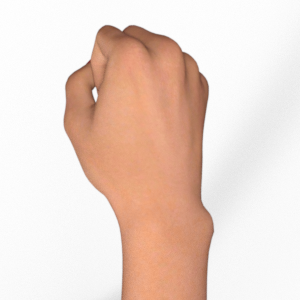
#> input picture src/yolo/rps/tests/fixtures/rock_0.png, 300 x 300 px, found by its file name
$ jupyter execute --allow-errors 04_three_way_comparison_rps.ipynb
#> lines starting #> are read from the running program, lines starting #| are printed output that depends on the picture
### src/opencv/rps_classic/rps_classic/pipeline.py
"""전체 파이프라인 조립 — BGR 프레임 하나를 받아 손모양 하나를 낸다.

    프레임 → 피부 마스크(skin) → 최대 컨투어(fingers) → 골 개수 →
    손가락 개수 → 손모양(gesture)

중간 산출물(HandShape, 마스크, 컨투어)을 함께 반환하는 이유: 이 프로젝트의
산출물은 "맞췄다/틀렸다" 숫자가 아니라 **어디서 무너졌는지**다. 최종 Gesture
만 돌려주면 마스크 실패와 기하 실패를 구분할 수 없다.
"""

from __future__ import annotations

from dataclasses import dataclass

import numpy as np

from .fingers import analyze_contour, largest_contour
from .gesture import classify
from .skin import skin_mask
from .types import Gesture, HandShape


@dataclass(frozen=True)
class Detection:
    """프레임 1장의 판정 결과 + 진단 정보.

    shape 가 None 이면 "피부색 덩어리를 찾지 못했다"(마스크 단계 실패),
    shape 가 있는데 gesture 가 UNKNOWN 이면 "손은 찾았는데 손가락 수가
    애매했다"(기하 단계 실패)로 원인이 갈린다.
    """

    gesture: Gesture
    shape: HandShape | None
    mask: np.ndarray
    contour: np.ndarray | None


def detect(frame_bgr: np.ndarray) -> Detection:
    """프레임 1장 → Detection."""
    mask = skin_mask(frame_bgr)
    contour = largest_contour(mask)
    if contour is None:
        return Detection(gesture=Gesture.UNKNOWN, shape=None, mask=mask, contour=None)

    shape = analyze_contour(contour)
    return Detection(
        gesture=classify(shape.fingers),
        shape=shape,
        mask=mask,
        contour=contour,
    )

### src/mediapipe/hand_lite/hand_lite/landmarker.py
"""MediaPipe HandLandmarker 래퍼 — VIDEO 모드 기반 경량 손 추적 엔진.

이 모듈은 프레임을 '받아서' 랜드마크를 돌려주기만 한다. 카메라는 열지 않는다
(카메라 소유는 app.py). 반환은 항상 hand_lite.types 의 계약 타입이며,
MediaPipe 원시 객체는 이 모듈 밖으로 나가지 않는다.

IMAGE 모드가 아니라 VIDEO 모드를 쓰는 이유:
    IMAGE 모드는 매 프레임을 독립 이미지로 취급해 팜 디텍터(손 위치를 찾는
    무거운 쪽 모델)를 매 프레임 다시 돌린다. VIDEO 모드는 직전 프레임의
    랜드마크로 다음 프레임의 손 위치를 예측하고, 추적이 유지되는 동안
    팜 디텍터 호출을 건너뛴다. '경량'이 이 프로젝트의 존재 이유이므로
    이 차이가 핵심이다.
    대신 VIDEO 모드에는 timestamp_ms 가 **단조 증가**해야 한다는 제약이 붙는다.

사용 예:
    with HandLite(num_hands=2) as engine:
        hands = engine.detect(frame_bgr, timestamp_ms=frame_index * 33)
"""

from __future__ import annotations

from pathlib import Path

import cv2
import mediapipe as mp
import numpy as np
from mediapipe.tasks.python import vision
from mediapipe.tasks.python.core.base_options import BaseOptions

from hand_lite.types import HandResult, Landmark

# models/ 는 패키지(hand_lite/)의 형제 디렉토리다. __file__ 기준으로 절대경로화해
# 어느 작업 디렉토리에서 실행하든 같은 모델을 가리키게 한다.
DEFAULT_MODEL_PATH = Path(__file__).resolve().parent.parent / "models" / "hand_landmarker.task"

_MODEL_DOWNLOAD_HINT = (
    "다음 명령으로 1회 다운로드하세요:\n"
    '    curl -L -o models/hand_landmarker.task \\\n'
    '      "https://storage.googleapis.com/mediapipe-models/hand_landmarker/'
    'hand_landmarker/float16/1/hand_landmarker.task"'
)


class HandLite:
    """손 랜드마크 추출 엔진. 프레임 1장 → HandResult 리스트.

    VIDEO 모드로 동작하므로 detect() 에 넘기는 timestamp_ms 는 호출할 때마다
    이전 값보다 커야 한다(같아도 안 된다). 프레임 인덱스 기반 타임스탬프
    (frame_index * (1000 // fps))가 가장 안전하다 — 벽시계(time.time())는
    빠른 루프에서 같은 밀리초가 두 번 나올 수 있다.
    """

    def __init__(self, model_path: str | None = None, num_hands: int = 2) -> None:
        self.model_path = Path(model_path) if model_path else DEFAULT_MODEL_PATH
        if not self.model_path.is_file():
            # 조용한 폴백 금지 — 모델이 없으면 여기서 즉시 끝낸다.
            # (MediaPipe 도 FileNotFoundError 를 내지만 '어떻게 고치는지'는 알려주지 않는다.)
            raise FileNotFoundError(
                f"모델 파일이 없습니다: {self.model_path}\n{_MODEL_DOWNLOAD_HINT}"
            )

        self.num_hands = num_hands
        options = vision.HandLandmarkerOptions(
            base_options=BaseOptions(model_asset_path=str(self.model_path)),
            running_mode=vision.RunningMode.VIDEO,  # 핵심: 프레임 간 트래킹 재사용
            num_hands=num_hands,
        )
        self._landmarker = vision.HandLandmarker.create_from_options(options)
        self._last_timestamp_ms: int | None = None

    # [69 lines left out: functions detect, _to_hand_results, close, not called in this run]

    def __enter__(self) -> HandLite:
        return self

    def __exit__(self, exc_type, exc_value, traceback) -> None:
        self.close()

### lecture/04_three_way_comparison_rps.ipynb
# 4강. 3자 종합 비교 — 가위바위보로 보는 OpenCV vs YOLO vs MediaPipe

(원래 워크샵 Part 1 자료로 만들어졌으며, 1~3강에서 배운 세 기술을 같은 과제로 직접 비교합니다.)

같은 문제(가위바위보 손모양 판정)를 세 가지 완전히 다른 방식으로 풀어보고,
**검출 → 전처리 → 인식/분류 → 후처리** 파이프라인 사고로 왜 결과가 갈리는지 확인합니다.

이 노트북은 새 알고리즘을 만들지 않습니다. 이 워크샵의 세 프로젝트
(`opencv2_rps_classic`, `yolo1_rps`, `mediapipe1_hand_lite`)가 이미 검증해 둔
코드를 그대로 불러와 **같은 6장의 실사진**에 돌려보고 나란히 비교합니다.
웹캠은 열지 않습니다 — 전부 정지 이미지입니다.

## 학습 목표
1. 비전 문제를 검출→전처리→인식/분류→후처리 4단계로 쪼개 볼 수 있다
2. 같은 문제에서 세 기술의 정확도·모델 크기·실패 양상이 어떻게 다른지 실측으로 안다
3. "왜 이 기술이 여기서 실패하는가"를 설명할 수 있다(추측이 아니라 근거로)

[cell 1]
import sys
from pathlib import Path


def find_workshop_root(start: Path) -> Path:
    for candidate in (start, *start.parents):
        if (candidate / "src" / "yolo" / "rps").is_dir():
            return candidate
    raise FileNotFoundError("워크샵 루트를 찾지 못했습니다")


WORKSHOP = find_workshop_root(Path.cwd())
FIXTURES = WORKSHOP / "src" / "yolo" / "rps" / "tests" / "fixtures"

# 이 픽스처는 원래 yolo1_rps 프로젝트의 테스트용 실사진이다.
# mediapipe1_hand_lite도 같은 픽스처로 회귀 테스트를 돈다 — 세 기술을
# "같은 시험지"로 비교하기 위해 이 노트북도 그대로 재사용한다.
CASES = [
    ("rock_0.png", "ROCK"), ("rock_1.png", "ROCK"),
    ("paper_0.png", "PAPER"), ("paper_1.png", "PAPER"),
    ("scissors_0.png", "SCISSORS"), ("scissors_1.png", "SCISSORS"),
]

for filename, expected in CASES:
    assert (FIXTURES / filename).exists(), f"픽스처 없음: {filename}"

print(f"픽스처 경로: {FIXTURES}")
print(f"이미지 {len(CASES)}장 확인 완료 (rock 2 / paper 2 / scissors 2)")

[cell 2]
import cv2
import matplotlib.pyplot as plt
from matplotlib import font_manager

# 그래프 안의 한글이 깨지지 않도록(□□□) OS별로 있는 한글 폰트를 하나 고른다.
_installed = {f.name for f in font_manager.fontManager.ttflist}
for _font in ("AppleGothic", "Malgun Gothic", "NanumGothic"):
    if _font in _installed:
        plt.rcParams["font.family"] = _font
        break
plt.rcParams["axes.unicode_minus"] = False

fig, axes = plt.subplots(1, 6, figsize=(18, 3))
for ax, (filename, expected) in zip(axes, CASES):
    frame = cv2.imread(str(FIXTURES / filename))
#> frame is the input picture: shape (300, 300, 3); mean B, G, R 205.4, 215.7, 236.2
    ax.imshow(cv2.cvtColor(frame, cv2.COLOR_BGR2RGB))
    ax.set_title(f"{filename}\n정답: {expected}")
    ax.axis("off")
plt.suptitle("세 기술이 공통으로 판정할 6장의 실사진 픽스처")
plt.tight_layout()
plt.show()
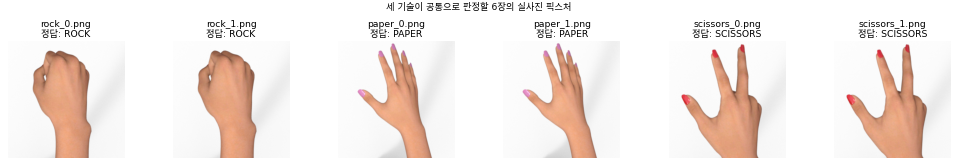
#> figure drawn by matplotlib, 6 panels

## 1. OpenCV 전통기법 — 규칙을 사람이 짠다

`opencv2_rps_classic/rps_classic/pipeline.py`의 `detect()`를 그대로 가져와 쓴다.
YCrCb 피부색 검출 → 최대 컨투어 → Convexity Defects(볼록 껍질 결함)로 손가락 개수를
세는 규칙 기반 파이프라인 — 학습된 모델이 없다(용량 0바이트).

[cell 3]
sys.path.insert(0, str(WORKSHOP / "src" / "opencv" / "rps_classic"))
from rps_classic.pipeline import detect as opencv_detect
import cv2

print("=== OpenCV 전통기법 (opencv2_rps_classic) ===")
opencv_correct = 0
#> (the rest of this cell did not finish here and is left out)

**왜 4장이 UNKNOWN인가?** `opencv2_rps_classic/README.md`의 224조합(마스크4×깊이8×각도7)
전수탐색 결과: 보(paper)의 실패는 마스크/임계값을 더 다듬으면 완화될 여지가 있지만,
가위(scissors)의 실패는 **표현 방식 자체의 한계**다 — 볼록 껍질 결함(convexity defect)은
"손가락 사이 골이 몇 개인가"만 셀 뿐 "그 골이 엄지 쪽인가"는 알 수 없다.
가위(검지+중지 편 상태)와 엄지를 편 다른 포즈가 기하학적으로 구분되지 않는다.

## 2. MediaPipe — 구글이 이미 학습해 둔 범용 모델

`mediapipe1_hand_lite/hand_lite/`의 `HandLite`(HandLandmarker 래퍼)와 `classify()`를
그대로 가져와 쓴다. 21개 손 랜드마크 각각에 **이름**(엄지=4번 등)이 붙어 있어
"어느 손가락이 얼마나 굽었나"를 직접 판정할 수 있다.

[cell 4]
sys.path.insert(0, str(WORKSHOP / "src" / "mediapipe" / "hand_lite"))
from hand_lite.gesture import classify
from hand_lite.landmarker import HandLite

print("=== MediaPipe HandLandmarker (mediapipe1_hand_lite) ===")
mp_correct = 0
#> (the rest of this cell did not finish here and is left out)
